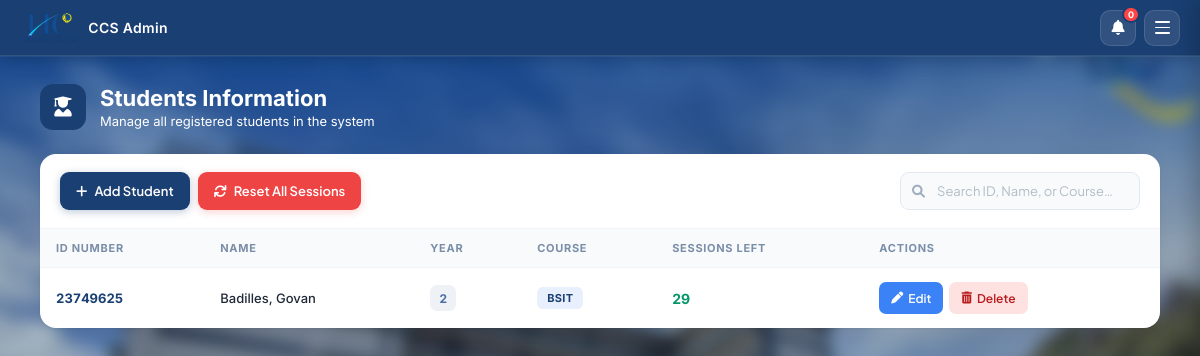
/student_list (signed in), run on an earlier commit of the app's database.
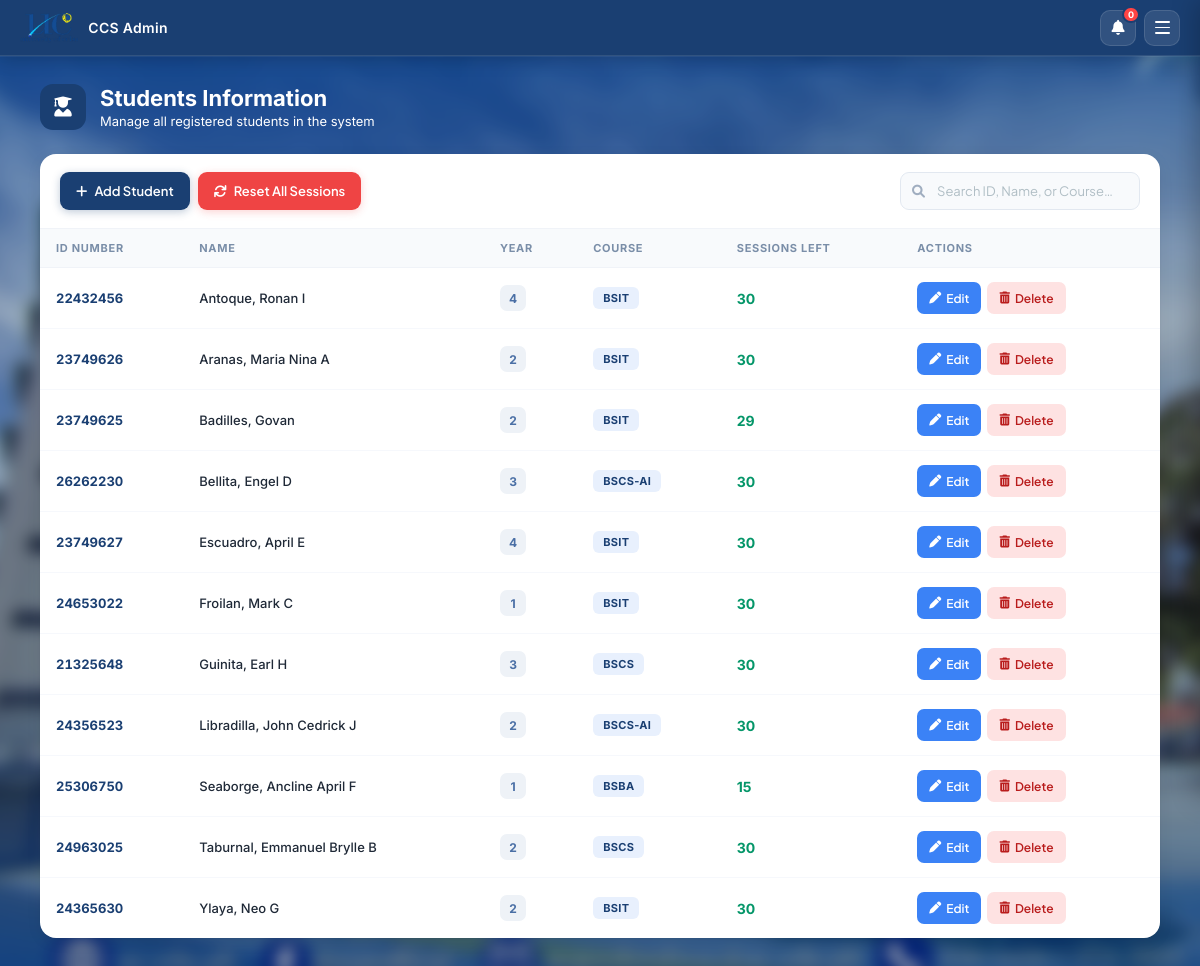
And on a later commit of the database.
### tables this page shows
CREATE TABLE users (
            id INTEGER PRIMARY KEY AUTOINCREMENT,
            id_number TEXT UNIQUE NOT NULL,
            lastname TEXT NOT NULL,
            firstname TEXT NOT NULL,
            middlename TEXT,
            course_level TEXT,
            password TEXT NOT NULL,
            email TEXT,
            course TEXT,
            address TEXT,
            role TEXT DEFAULT 'student',
            remaining_sessions INTEGER DEFAULT 30,
            profile_pic TEXT DEFAULT 'default_profile.png'
        );

### app.py (the view)
@app.route('/student_list')
def student_list():
    if 'user_id' not in session or session.get('role') != 'admin':
        return redirect(url_for('home'))
    conn = get_db_connection()
    cursor = conn.cursor()
    students = cursor.execute('''
        SELECT id, id_number, firstname, middlename, lastname, course, course_level, remaining_sessions
        FROM users
        WHERE role = 'student'
        ORDER BY lastname ASC
    ''').fetchall()
    conn.close()
    return render_template('student_list.html', students=students)

### app.py (called while the page is built)
def get_db_connection():
    conn = sqlite3.connect('students.db')
    conn.row_factory = sqlite3.Row
    return conn

### templates/student_list.html (shortened to what this page needs)
<!DOCTYPE html>
<html lang="en">
<head>
    <link rel="stylesheet" href="{{ url_for('static', filename='style.css') }}?v=15">
    <link rel="stylesheet" href="{{ url_for('static', filename='admin.css') }}?v=15">
    <link rel="stylesheet" href="https://cdnjs.cloudflare.com/ajax/libs/font-awesome/6.0.0/css/all.min.css">
</head>
<body class="admin-page">
    <nav class="navbar">
        <div class="nav-left">
            <img src="{{ url_for('static', filename='images/uclogonav.png') }}" alt="UC Logo">
            <span class="nav-brand">CCS Admin</span>
        </div>
        <div class="nav-right">
            <div class="notif-wrapper" id="notifWrapper">
                <button class="notif-bell-btn" id="notifBellBtn" onclick="toggleNotifDropdown(event)" title="Notifications">
                    <i class="fas fa-bell"></i>
                    <span class="notif-badge" id="notifBadge" style="display:none;">0</span>
                </button>
            </div>
            <button class="hamburger-btn" id="hamburgerBtn" onclick="toggleSidebar()">
                <span></span><span></span><span></span>
            </button>
        </div>
    </nav>
   <div class="admin-container admin-container--full">
        <div class="page-header">
            <div class="page-header-icon"><i class="fas fa-user-graduate"></i></div>
            <div>
               <h1 style="color:white;">Students Information</h1>
               <p style="color:white;">Manage all registered students in the system</p>
            </div>
        </div>
        <div class="card">
            <div class="table-toolbar">
                <div class="toolbar-actions">
                    <button class="btn btn-primary" id="openAddBtn">
                        <i class="fas fa-plus"></i> Add Student
                    </button>
                    <form action="/reset_sessions" method="POST" style="display: inline;" onsubmit="return confirm('Are you sure you want to reset ALL students back to 30 sessions?');">
                        <button type="submit" class="btn btn-danger">
                            <i class="fas fa-sync"></i> Reset All Sessions
                        </button>
                    </form>
                </div>
                <div class="search-box">
                    <input type="text" id="masterlistSearch" placeholder="Search ID, Name, or Course…">
                </div>
            </div>
            <table class="students-table">
                <thead>
                    <tr>
                        <th>ID Number</th>
                        <th>Name</th>
                        <th>Year</th>
                        <th>Course</th>
                        <th>Sessions Left</th>
                        <th>Actions</th>
                    </tr>
                </thead>
                <tbody>
                    {% for student in students %}
                    <tr>
                        <td><span class="id-number">{{ student.id_number }}</span></td>
                        <td><span class="student-name">{{ student.lastname }}, {{ student.firstname }} {{ student.middlename }}</span></td>
                        <td>
                            <span class="year-badge">
                                {{ student.course_level | replace('st Year', '') | replace('nd Year', '') | replace('rd Year', '') | replace('th Year', '') }}
                            </span>
                        </td>
                        <td><span class="course-badge">{{ student.course }}</span></td>
                        <td>
                            <span class="sessions-cell {% if student.remaining_sessions <= 5 %}sessions-low{% else %}sessions-ok{% endif %}">
                                {{ student.remaining_sessions }}
                            </span>
                        </td>
                        <td>
                            <div class="actions-cell">
                                <button class="action-btn action-edit open-edit-btn"
                                    data-id="{{ student.id }}"
                                    data-firstname="{{ student.firstname }}"
                                    data-middlename="{{ student.middlename }}"
                                    data-lastname="{{ student.lastname }}"
                                    data-course="{{ student.course }}"
                                    data-level="{{ student.course_level | replace('st Year', '') | replace('nd Year', '') | replace('rd Year', '') | replace('th Year', '') }}">
                                    <i class="fas fa-pen"></i> Edit
                                </button>
                                <form action="/delete_student/{{ student.id }}" method="POST" style="display: inline;" onsubmit="return confirm('Delete {{ student.firstname }}? This cannot be undone.');">
                                    <button type="submit" class="action-btn action-delete">
                                        <i class="fas fa-trash-alt"></i> Delete
                                    </button>
                                </form>
                            </div>
                        </td>
                    </tr>
                    {% else %}
                    <tr class="empty-row">
                        <td colspan="6">No registered students found.</td>
                    </tr>
                    {% endfor %}
                </tbody>
            </table>
        </div>
    </div>
</body>
</html>

### static/style.css (style rules this page uses)
* { box-sizing: border-box; margin: 0; padding: 0; font-family: 'Inter', 'Segoe UI', Tahoma, Geneva, Verdana, sans-serif; }
html { scroll-behavior: smooth; }
body { background-color: #EBEBEB; }
.navbar { background-color: rgba(21, 76, 121, 0.95); padding: 15px 30px; display: flex; justify-content: space-between; align-items: center; color: white; box-shadow: 0 2px 5px rgba(0,0,0,0.2); position: fixed; top: 0; left: 0; width: 100% !important; z-index: 9999; }
body { padding-top: 80px; }

### static/admin.css (style rules this page uses)
body.admin-page { margin: 0; display: flex; flex-direction: column; position: relative; font-family: sans-serif; }
body.admin-page::before { content: ""; position: fixed; top: -20px; left: -20px; right: -20px; bottom: -20px; background-image: url('/static/images/ucbackground.jpg'); background-size: cover; background-position: center; background-repeat: no-repeat; filter: blur(8px) brightness(0.8); z-index: -1; }
.admin-container { flex: 1; display: flex; justify-content: center; align-items: flex-start; z-index: 1; padding: 40px 24px 50px; min-height: calc(100vh - 54px); box-sizing: border-box; }
.admin-container--full { display: block !important; padding: 28px 24px 50px !important; max-width: 1260px !important; margin-left: auto !important; margin-right: auto !important; min-height: unset !important; }
.navbar { position: fixed; top: 0; left: 0; width: 100%; box-sizing: border-box; z-index: 9999; background: rgba(27, 79, 138, 0.85); backdrop-filter: blur(15px); border-bottom: 1px solid rgba(255, 255, 255, 0.1); display: flex; justify-content: space-between; align-items: center; padding: 15px 40px; }

What changed in the data, as far as the page shows it:
added users: id_number "22432456", lastname "Antoque", firstname "Ronan", middlename "I", course_level "4", course "BSIT", remaining_sessions "30"
added users: id_number "23749626", lastname "Aranas", firstname "Maria Nina", middlename "A", course_level "2", course "BSIT", remaining_sessions "30"
added users: id_number "26262230", lastname "Bellita", firstname "Engel", middlename "D", course_level "3", course "BSCS-AI", remaining_sessions "30"
added users: id_number "23749627", lastname "Escuadro", firstname "April", middlename "E", course_level "4", course "BSIT", remaining_sessions "30"
added users: id_number "24653022", lastname "Froilan", firstname "Mark", middlename "C", course_level "1", course "BSIT", remaining_sessions "30"
added users: id_number "21325648", lastname "Guinita", firstname "Earl", middlename "H", course_level "3", course "BSCS", remaining_sessions "30"
added users: id_number "24356523", lastname "Libradilla", firstname "John Cedrick", middlename "J", course_level "2", course "BSCS-AI", remaining_sessions "30"
added users: id_number "25306750", lastname "Seaborge", firstname "Ancline April", middlename "F", course_level "1", course "BSBA", remaining_sessions "15"
added users: id_number "24963025", lastname "Taburnal", firstname "Emmanuel Brylle", middlename "B", course_level "2", course "BSCS", remaining_sessions "30"
added users: id_number "24365630", lastname "Ylaya", firstname "Neo", middlename "G", course_level "2", course "BSIT", remaining_sessions "30"
